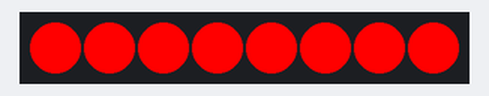
This sketch was run on a simulated ESP32. On the bench: 8 RGB LEDs in strip order, left to right. What the sketch prints to the serial monitor is not drawn.

Above: at 0.1 s.
At 1.1 s:
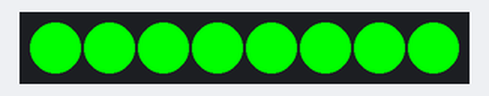
At 2.1 s:
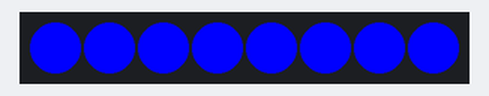
At 3.1 s:
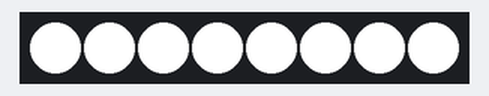
Timing chart, 0 to 40.0 s (numbered marks = the images above):
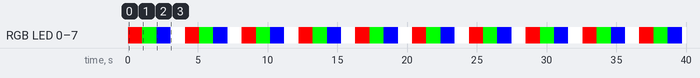

The sketch:

ESP32_WS2812B.ino
```cpp
#include <FastLED.h>

#define LED_PIN 2
#define NUM_LEDS 8

CRGB leds[NUM_LEDS];

void setup()
{
  // put your setup code here, to run once:
  Serial.begin(115200);
  FastLED.addLeds<WS2812, LED_PIN, GRB>(leds, NUM_LEDS);
  Serial.println("setup, done..");
}

uint8_t COLOR_R, COLOR_G, COLOR_B, i;

void loop()
{
  // put your main code here, to run repeatedly:
  Serial.println("start");

  for (int i = 0; i < NUM_LEDS; i++)
  {
    leds[i] = CRGB(255, 0, 0); // R
    FastLED.show();
  }
  delay(1000);

  for (int i = 0; i < NUM_LEDS; i++)
  {
    leds[i] = CRGB(0, 255, 0); // G
    FastLED.show();
  }
  delay(1000);

  for (int i = 0; i < NUM_LEDS; i++)
  {
    leds[i] = CRGB(0, 0, 255); // B
    FastLED.show();
  }
  delay(1000);

  for (int i = 0; i < NUM_LEDS; i++)
  {
    leds[i] = CRGB(255, 255, 255); // White
    FastLED.show();
  }
  delay(1000);
}
```

Measured:
- by itself, RGB LED 0–7: repeats every 4.1 s: RGB(0, 255, 0) 1.0 s, RGB(0, 0, 255) 1.0 s, RGB(255, 255, 255) 1.0 s, RGB(255, 0, 0) 1.0 s
- by itself, everything shown: repeats every 4.1 s, in 4 steps
- what the display in image 1 shows lasts 1.1 s, from 1.0 s to 2.1 s
